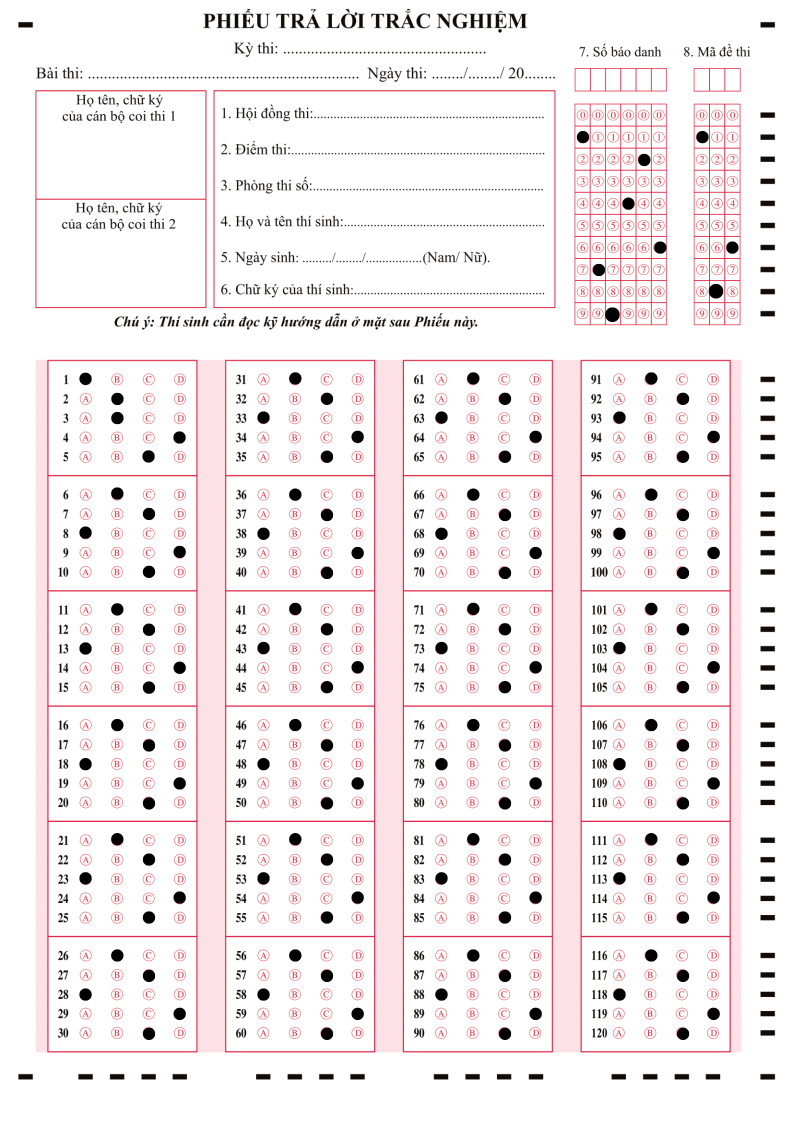
#> input picture test1.png, 1587 x 2245 px (shown at 1/2 size)
$ python -i precess_img.py   (imports and definitions only)
#> lines starting #> are read from the running program, lines starting #| are printed output that depends on the picture; after the words box and inside, x2 and y2 are one past the last pixel; in counts of white or black regions, pixels touching at a corner belong together
#> further down, picture is the input picture: shape (2245, 1587, 3); mean B, G, R 237.4, 236.4, 244.8
import imutils
import numpy as np
import cv2
from math import floor


# s = [img, [x, y, w, h]]
def get_x(s):
    return s[1][0]

def get_y(s):
    return s[1][1]

def get_h(s):
    return s[1][3]

def get_x_ver1(s):
    s = cv2.boundingRect(s)
    return s[0] * s[1]


# IMAGE PROCESSING IN THE ANSWER SECTION
def crop_image(img):
    """

    """

    # Convert image BGR to GRAY to apply canny edge detection algorithm
    gray_img = cv2.cvtColor(img, cv2.COLOR_BGR2GRAY)
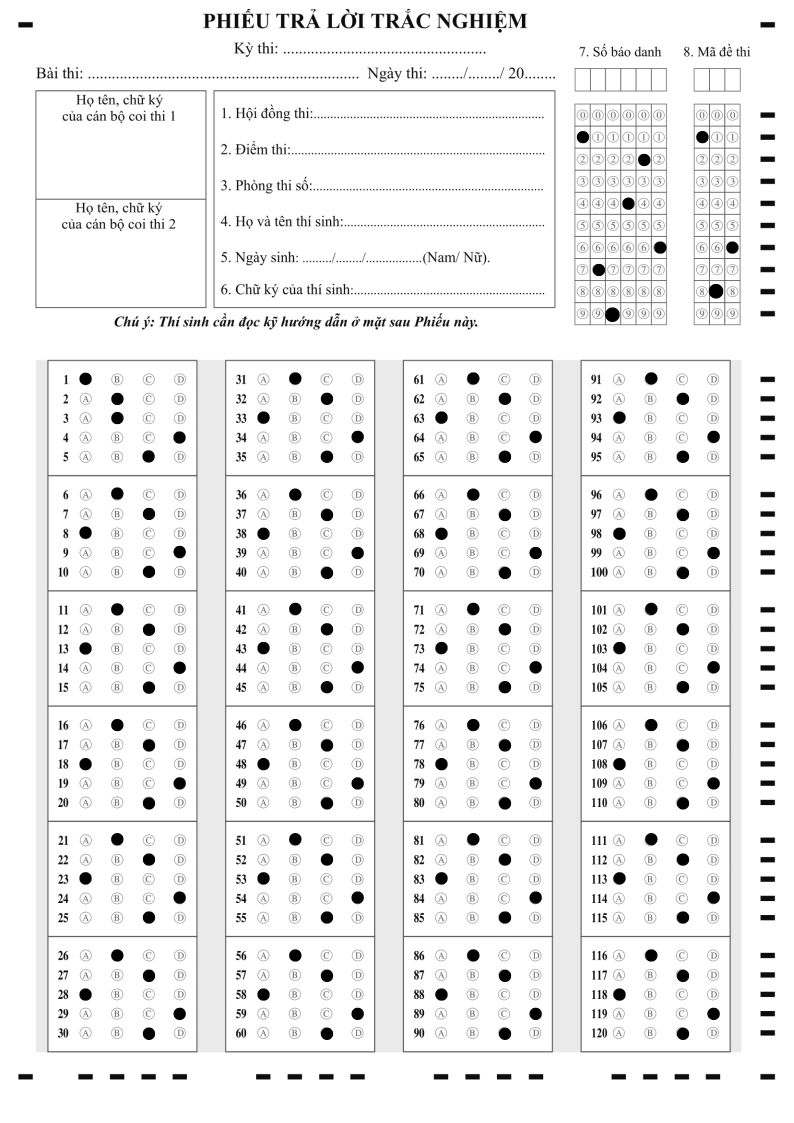
#> gray_img: shape (2245, 1587) (shown at 1/2 size); min 0, max 255, mean 239

    # remove noise by blur image
    blurred = cv2.GaussianBlur(gray_img, (5, 5), 0)

    # apply canny edge detection algorithm
    img_canny = cv2.Canny(blurred, 100, 200)
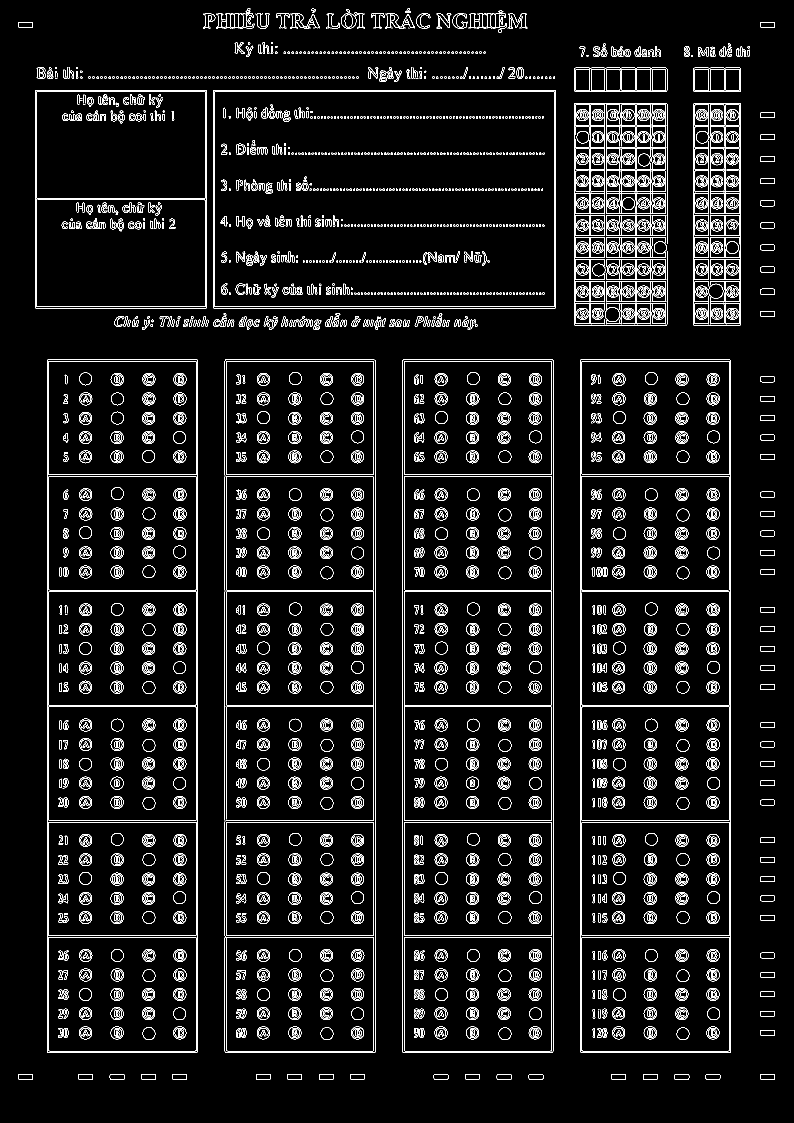
#> img_canny: shape (2245, 1587) (shown at 1/2 size); 6% white in thin lines or dots

    # Find countours
    cnts = cv2.findContours(img_canny.copy(), cv2.RETR_TREE, cv2.CHAIN_APPROX_SIMPLE)
#> cnts = 5660 contours, 2367 with area under 20; largest, box (x1, y1, x2, y2) and area: (805, 719, 1107, 2106) 417178, (94, 719, 396, 2106) 417178, (1160, 719, 1462, 2106) 417176, (805, 719, 1107, 2106) 417174, (94, 719, 396, 2106) 417174
    cnts = imutils.grab_contours(cnts)

    ans_blocks = []
    x_old, y_old, w_old, h_old = 0, 0, 0, 0

    # ensure that at least one contour was found
    if len(cnts) >0:
        # sort the contours according to their size in descending order
        cnts = sorted(cnts, key=get_x_ver1)
#> in get_x_ver1, `s = cv2.boundingRect(s)`: s = (1520, 2148, 30, 12)
#> cnts = 5660 contours, 2367 with area under 20; largest, box (x1, y1, x2, y2) and area: (94, 719, 396, 2106) 417178, (805, 719, 1107, 2106) 417178, (1160, 719, 1462, 2106) 417176, (94, 719, 396, 2106) 417174, (805, 719, 1107, 2106) 417174

        # loop over the sorted contours
        for i, c in enumerate(cnts):
            x_curr, y_curr, w_curr, h_curr = cv2.boundingRect(c)

            if w_curr * h_curr > 300_000 and w_curr * h_curr < 500_000:
                # check overlap countours
                check_xy_min = x_curr*y_curr - x_old*y_old
                check_xy_max = (x_curr + w_curr) * (y_curr + h_curr) - (x_old + w_old) * (y_old + h_old)

                # if list answer box is empty
                if len(ans_blocks) == 0:
                    ans_blocks.append(
                        (gray_img[y_curr: y_curr + h_curr, x_curr:x_curr + w_curr],
                        [x_curr, y_curr, w_curr, h_curr]))

                    # update coordinates (x, y) and (height, width) of added contours
                    x_old = x_curr
                    y_old = y_curr
                    w_old = w_curr
                    h_old = h_curr

                elif check_xy_min > 2000 and check_xy_max > 2000:
                    ans_blocks.append(
                        (gray_img[y_curr:y_curr + h_curr, x_curr:x_curr + w_curr], [x_curr, y_curr, w_curr, h_curr]))
                    # update coordinates (x, y) and (height, width) of added contours
                    x_old = x_curr
                    y_old = y_curr
                    w_old = w_curr
                    h_old = h_curr
#> this loop made 5660 passes
#> (x_curr, y_curr, w_curr, h_curr, check_xy_min, check_xy_max, x_old) on passes 310, 1858, 3046, 3711: (94, 719, 302, 1387, 67586, 833976, 94), (449, 719, 302, 1387, 255245, 747630, 449), (805, 719, 302, 1387, 255964, 749736, 805), (1160, 719, 302, 1387, 255245, 747630, 1160)
#> (x_curr, y_curr, w_curr, h_curr, check_xy_min, check_xy_max) on passes 311, 1859, 3047, 3712: (94, 719, 302, 1387, 0, 0), (449, 719, 302, 1387, 0, 0), (805, 719, 302, 1387, 0, 0), (1160, 719, 302, 1387, 0, 0)
#> after the loop, ans_blocks = 4 items

        # sort ans_block arrcording to x coodinate
        sorted_ans_block = sorted(ans_blocks, key=get_x)
#> sorted_ans_block = 4 items

        return sorted_ans_block


# Get the positions of answer blocks containing alphabetic characters
# [177 lines left out: functions location_answer, get_answer_candidate, draw_cricle, check_and_draw, not called in this run]

>>> import cv2
>>> picture = cv2.imread('test1.png')
>>> result = crop_image(picture)
#> result = 4 items
